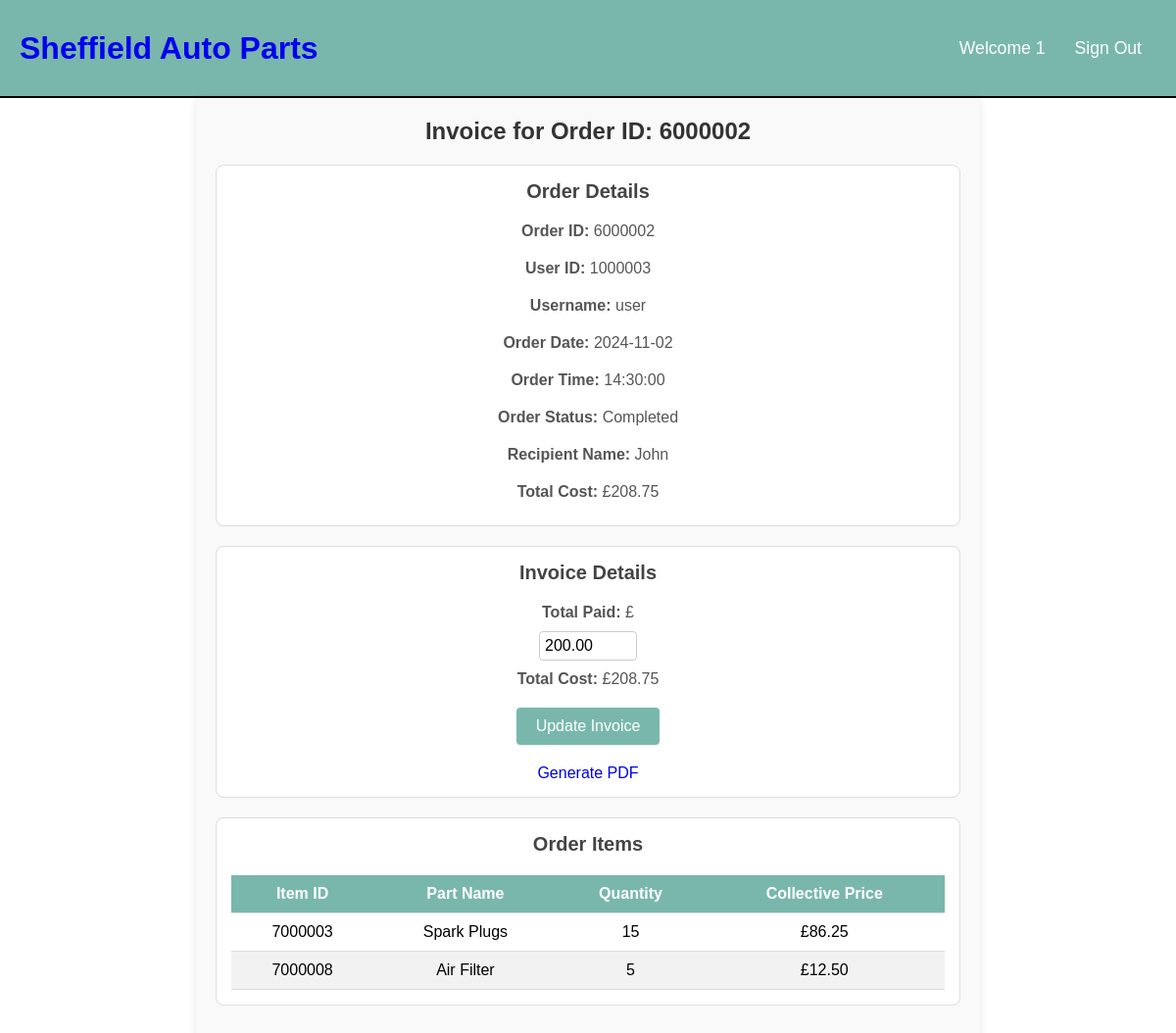
The app's page /view_invoice.php?order_id=6000002 (signed in) with its own data.
### tables this page shows
CREATE TABLE `users` (
  `user_id` int(11) NOT NULL,
  `username` varchar(50) NOT NULL,
  `password` varchar(255) NOT NULL,
  `email` varchar(99) NOT NULL,
  `role` varchar(20) NOT NULL,
  `active` tinyint(1) DEFAULT 1
);

CREATE TABLE `orders` (
  `order_id` int(11) NOT NULL,
  `order_date` date NOT NULL,
  `order_time` time NOT NULL,
  `order_status` varchar(20) NOT NULL,
  `recipient_name` varchar(255) DEFAULT NULL,
  `total_cost` decimal(10,2) NOT NULL,
  `user_id` int(11) NOT NULL
);

CREATE TABLE `invoices` (
  `invoice_id` int(11) NOT NULL,
  `order_id` int(11) NOT NULL,
  `invoice_date` date NOT NULL,
  `invoice_time` time NOT NULL,
  `total_due` decimal(10,2) NOT NULL,
  `status` tinyint(1) NOT NULL,
  `total_paid` decimal(10,2) NOT NULL DEFAULT 0.00
);

CREATE TABLE `order_items` (
  `order_item_id` int(11) NOT NULL,
  `order_id` int(11) NOT NULL,
  `part_id` int(11) NOT NULL,
  `order_quantity` int(11) NOT NULL,
  `order_price` decimal(10,2) NOT NULL
);

CREATE TABLE `parts` (
  `part_id` int(11) NOT NULL,
  `part_name` varchar(100) NOT NULL,
  `description` varchar(255) NOT NULL,
  `genre` varchar(30) NOT NULL,
  `manufacturer` varchar(100) NOT NULL,
  `unit_price` decimal(10,2) NOT NULL,
  `quantity_in_stock` int(11) NOT NULL,
  `reorder_level` int(11) NOT NULL,
  `supplier_id` int(11) NOT NULL,
  `branch_id` int(11) DEFAULT NULL
);

### include/functions.php (called while the page is built, shortened)
<?php
function check_login($con){
  if(isset($_SESSION['user_id'])){
    $users_id = $_SESSION['user_id'];
    $check_login_query = "SELECT * FROM users WHERE user_id = '$users_id'";
    $logged_in_result = mysqli_query($con,$check_login_query);
    if($logged_in_result && mysqli_num_rows($logged_in_result) === 1){
      $user_data = mysqli_fetch_assoc($logged_in_result);
      return $user_data;
    }
  }
}
?>

### include/init.php (called while the page is built, shortened)
<?php
include('include/connection.php');
include('include/functions.php');
$user_data = check_login($con);
?>

### view_invoice.php (the view, shortened to what this page needs)
<?php
include('include/init.php');
$order_id = isset($_GET['order_id']) ? intval($_GET['order_id']) : 0;
$order_sql = "SELECT
                orders.order_id,
                orders.user_id,
                orders.order_date,
                orders.order_time,
                orders.total_cost,
                orders.order_status,
                orders.recipient_name,
                users.username
              FROM
                orders
              LEFT JOIN
                users
              ON
                orders.user_id = users.user_id
              WHERE
                orders.order_id = ?";
$order_stmt = $con->prepare($order_sql);
$order_stmt->bind_param('i', $order_id);
$order_stmt->execute();
$order_result = $order_stmt->get_result();
$order = $order_result->fetch_assoc();
$invoice_sql = "SELECT * FROM invoices WHERE order_id = ?";
$invoice_stmt = $con->prepare($invoice_sql);
$invoice_stmt->bind_param('i', $order_id);
$invoice_stmt->execute();
$invoice_result = $invoice_stmt->get_result();
$invoice = $invoice_result->fetch_assoc();
?>
<!DOCTYPE html>
<html lang="en">
<head>
    <link rel="stylesheet" href="style/invoice.css">
</head>
<body>
    <?php include('include/header.php'); ?>
    <div class="page-container">
        <h2 class="page-title">Invoice for Order ID: <?php echo htmlspecialchars($order['order_id']); ?></h2>
        <div class="order-details">
            <h3>Order Details</h3>
            <p><strong>Order ID:</strong> <?php echo htmlspecialchars($order['order_id']); ?></p>
            <p><strong>User ID:</strong> <?php echo htmlspecialchars($order['user_id']); ?></p>
            <p><strong>Username:</strong> <?php echo htmlspecialchars($order['username']); ?></p>
            <p><strong>Order Date:</strong> <?php echo htmlspecialchars($order['order_date']); ?></p>
            <p><strong>Order Time:</strong> <?php echo htmlspecialchars($order['order_time']); ?></p>
            <p><strong>Order Status:</strong> <?php echo htmlspecialchars($order['order_status']); ?></p>
            <p><strong>Recipient Name:</strong> <?php echo htmlspecialchars($order['recipient_name']); ?></p>
            <p><strong>Total Cost:</strong> £<span id="total_cost"><?php echo number_format($order['total_cost'], 2, '.', ','); ?></span></p>
        </div>
        <div class="invoice-details">
            <h3>Invoice Details</h3>
            <form id="invoice-form" method="POST">
                <p><strong>Total Paid:</strong> £<input type="number" step="0.01" name="total_paid" id="total_paid" value="<?php echo htmlspecialchars($invoice['total_paid']); ?>" required></p>
                <p><strong>Total Cost:</strong> £<?php echo number_format($order['total_cost'], 2, '.', ','); ?></p>
                <button type="submit" name="update_invoice">Update Invoice</button>
            </form>
            <a href="generate_invoice_pdf.php?order_id=<?php echo htmlspecialchars($order['order_id']); ?>" class="pdf-btn">Generate PDF</a>
        </div>
        <div class="order-items">
            <h3>Order Items</h3>
            <table class="inventory-list">
                <thead>
                    <tr>
                        <th>Item ID</th>
                        <th>Part Name</th>
                        <th>Quantity</th>
                        <th>Collective Price</th>
                    </tr>
                </thead>
                <tbody>
                    <?php
                    $items_sql = "SELECT
                                    order_items.order_item_id,
                                    parts.part_name,
                                    order_items.order_quantity,
                                    order_items.order_price
                                  FROM
                                    order_items
                                  LEFT JOIN
                                    parts
                                  ON
                                    order_items.part_id = parts.part_id
                                  WHERE
                                    order_items.order_id = ?";
                    $items_stmt = $con->prepare($items_sql);
                    $items_stmt->bind_param('i', $order_id);
                    $items_stmt->execute();
                    $items_result = $items_stmt->get_result();
                    if ($items_result->num_rows > 0) {
                        while ($item = $items_result->fetch_assoc()) {
                            echo "<tr>";
                            echo "<td>" . htmlspecialchars($item['order_item_id'] ?? '') . "</td>";
                            echo "<td>" . htmlspecialchars($item['part_name'] ?? '') . "</td>";
                            echo "<td>" . htmlspecialchars($item['order_quantity'] ?? '') . "</td>";
                            echo "<td>£" . number_format($item['order_price'] ?? 0, 2, '.', ',') . "</td>";
                            echo "</tr>";
                        }
                    } else {
                        echo "<tr><td colspan='5'>No items found for this order.</td></tr>";
                    }
                    ?>
                </tbody>
            </table>
        </div>
    </div>
</body>
</html>

### include/header.php
<link rel="stylesheet" href="style/header.css">
<header>
  <div class="logo">
  <h1 class="logo-text">
    <a href="home.php">
      <span>Sheffield</span> Auto Parts
    </a>
  </h1>
</div>
<ul class="navbar">
  <li><a href="home.php">Welcome <?php echo htmlspecialchars($user_data['username']); ?></a></li>
  <li><a href="logout.php">Sign Out</a></li>
</ul>
</header>

### style/invoice.css (style rules this page uses)
* { font-family:'Poppins', sans-serif; margin:0; padding:0; box-sizing: border-box; text-decoration: none; }
.page-container { max-width: 800px; margin: 0 auto; padding: 20px; background-color: #f9f9f9; border-radius: 8px; box-shadow: 0 0 10px rgba(0, 0, 0, 0.1); display: flex; flex-direction: column; align-items: center; }
.page-title { font-size: 24px; font-weight: bold; margin-bottom: 20px; color: #333; text-align: center; }
.order-details, .invoice-details, .order-items { width: 100%; margin-bottom: 20px; padding: 15px; background-color: #fff; border: 1px solid #ddd; border-radius: 8px; display: flex; flex-direction: column; align-items: center; }
.order-details h3, .invoice-details h3, .order-items h3 { font-size: 20px; font-weight: bold; margin-bottom: 10px; color: #444; text-align: center; }
.order-details p, .invoice-details p { font-size: 16px; margin: 10px 0; color: #555; text-align: center; }
.invoice-details input[type="number"] { width: 100px; padding: 5px; font-size: 16px; border: 1px solid #ccc; border-radius: 4px; display: block; margin: 10px auto; }
.invoice-details button { padding: 10px 20px; font-size: 16px; color: #fff; background-color: #79B7AC; border: none; border-radius: 4px; cursor: pointer; transition: background-color 0.3s ease; display: block; margin: 20px auto; }
.inventory-list { width: 100%; border-collapse: collapse; margin-top: 10px; }
.inventory-list th, .inventory-list td { padding: 10px; text-align: center; border-bottom: 1px solid #ddd; }
.inventory-list th { background-color: #79B7AC; color: #fff; font-weight: bold; }
.inventory-list tr:nth-child(even) { background-color: #f2f2f2; }

### style/header.css (style rules this page uses)
header { background: #79B7AC; height: 100px; display: flex; justify-content: space-between; align-items: center; border-bottom: 2px solid black; color: white; padding: 0 20px; }
header .logo { max-height: 80px; display: flex; align-items: center; color: white; }
header .navbar { display: flex; align-items: center; }
header ul { margin: 20; padding: 20; list-style: none; display: flex; color: white; }
header ul li { position: relative; }
header ul li a { display: block; padding: 20px 15px; font-size: 1.1em; color: white; text-decoration: none; border-radius: 4px; }

### records on screen
users: username "1"
orders: order_id "6000002", user "1000003", user.username "user", order_date "2024-11-02", order_time "14:30:00", order_status "Completed", recipient_name "John", total_cost "208.75"
invoices: total_paid "200.00"
order_items: order_item_id "7000003", part.part_name "Spark Plugs", order_quantity "15", order_price "86.25"
order_items: order_item_id "7000008", part.part_name "Air Filter", order_quantity "5", order_price "12.50"
